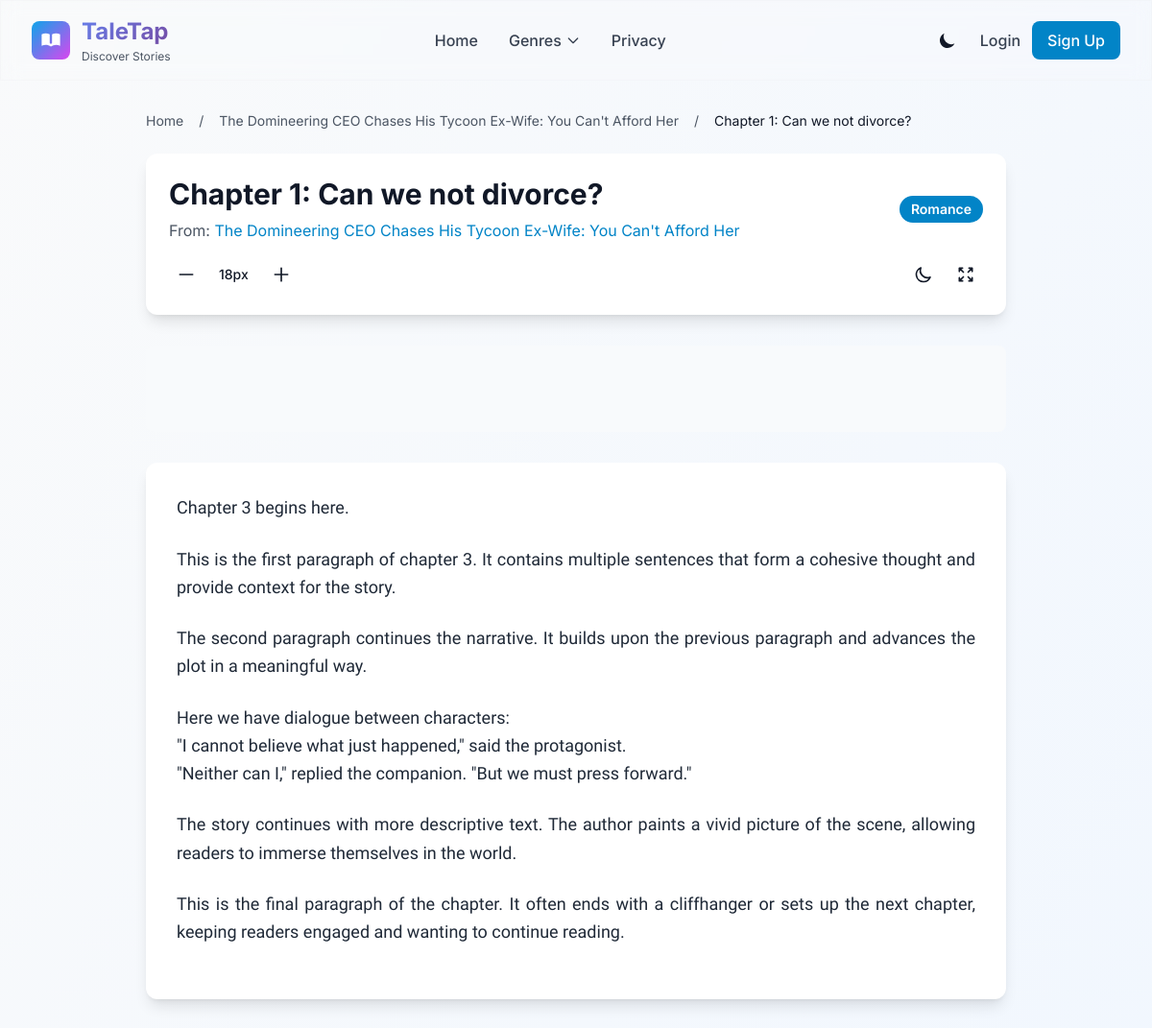
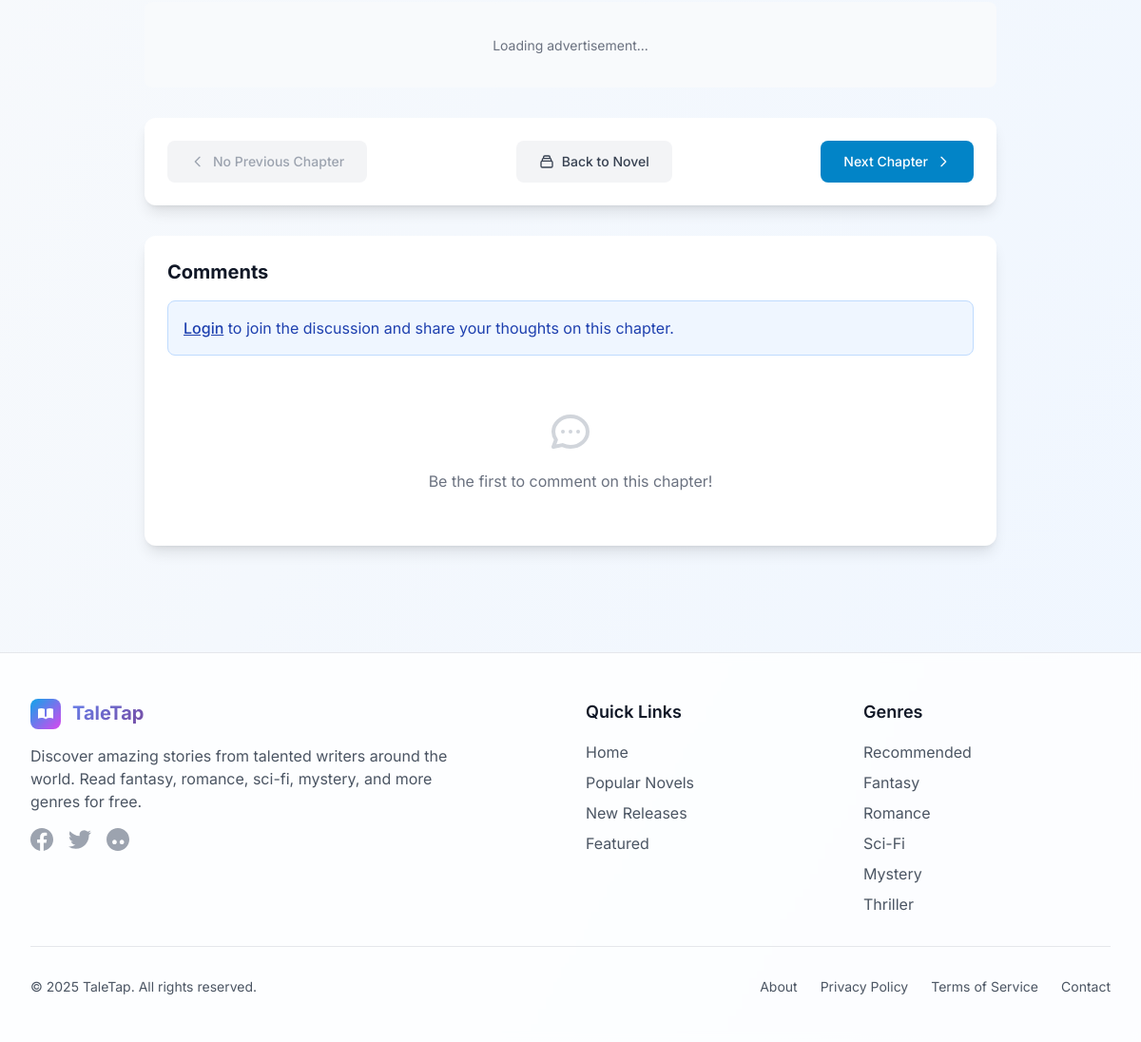
The page /novel/2/chapter/3 on the database its author committed (2 pictures, top to bottom).
### models.py (models this page shows)
class Novel(db.Model):
    id = db.Column(db.Integer, primary_key=True)
    title = db.Column(db.String(100), nullable=False)
    description = db.Column(db.Text, nullable=False)
    cover_image = db.Column(db.String(200))  # 封面图片路径
    chapters = db.relationship('Chapter', backref='novel', lazy=True)
    category = db.Column(db.String(50))
    author = db.Column(db.String(100), default='Unknown Author')
    rating = db.Column(db.Float, default=0.0)
    total_reads = db.Column(db.Integer, default=0)
    total_bookmarks = db.Column(db.Integer, default=0)
    total_reviews = db.Column(db.Integer, default=0)
    status = db.Column(db.String(20), default='ongoing')  # 'ongoing', 'completed', 'hiatus'
    created_at = db.Column(db.DateTime, default=lambda: datetime.utcnow())
    updated_at = db.Column(db.DateTime, default=lambda: datetime.utcnow(), onupdate=lambda: datetime.utcnow())

class Chapter(db.Model):
    id = db.Column(db.Integer, primary_key=True)
    novel_id = db.Column(db.Integer, db.ForeignKey('novel.id'), nullable=False)
    title = db.Column(db.String(100), nullable=False)
    content = db.Column(db.Text, nullable=False)
    comments = db.relationship('Comment', backref='chapter', lazy=True)

### app.py (the view)
@app.route('/novel/<int:novel_id>/chapter/<int:chapter_id>')
def chapter(novel_id, chapter_id):
    chapter = Chapter.query.get_or_404(chapter_id)
    if chapter.novel_id != novel_id:
        flash('Chapter does not belong to this novel')  # '章节不属于该小说'
        return redirect(url_for('novel', novel_id=novel_id))
    chapters = Chapter.query.filter_by(novel_id=novel_id).order_by(Chapter.id).all()
    chapter_ids = [c.id for c in chapters]
    current_index = chapter_ids.index(chapter_id)
    prev_chapter_id = chapter_ids[current_index - 1] if current_index > 0 else None
    next_chapter_id = chapter_ids[current_index + 1] if current_index < len(chapter_ids) - 1 else None
    form = CommentForm()
    return render_template('chapter.html', chapter=chapter, form=form,
                           prev_chapter_id=prev_chapter_id, next_chapter_id=next_chapter_id, novel_id=novel_id)

### app.py (called while the page is built)
@app.template_filter('format_paragraphs')
def format_paragraphs(text):
    if not text:
        return ''
    text = text.replace('\r\n', '\n').replace('\r', '\n')
    paragraphs = text.split('\n\n')
    if len(paragraphs) == 1:
        paragraphs = text.split('\n')
    formatted_paragraphs = []
    for paragraph in paragraphs:
        paragraph = paragraph.strip()
        if paragraph:  # 跳过空段落
            paragraph = paragraph.replace('\n', '<br>')
            formatted_paragraphs.append(f'<p class="mb-6 leading-relaxed text-gray-800 dark:text-gray-200 text-justify">{paragraph}</p>')
    return '\n'.join(formatted_paragraphs)

### templates/chapter.html (shortened to what this page needs)
{% extends 'base.html' %}
{% block content %}
<div class="max-w-4xl mx-auto">
    <nav class="text-sm text-gray-600 dark:text-gray-400 mb-6" aria-label="Breadcrumb">
        <ol class="flex items-center space-x-2">
            <li><a href="{{ url_for('index') }}" class="hover:text-primary-600 dark:hover:text-primary-400">Home</a></li>
            <li><span class="mx-2">/</span></li>
            <li><a href="{{ url_for('novel', novel_id=chapter.novel.id) }}" class="hover:text-primary-600 dark:hover:text-primary-400">{{ chapter.novel.title }}</a></li>
            <li><span class="mx-2">/</span></li>
            <li class="text-gray-900 dark:text-gray-100">{{ chapter.title }}</li>
        </ol>
    </nav>
    <div class="bg-white dark:bg-gray-800 rounded-xl shadow-lg p-6 mb-8">
        <div class="flex items-center justify-between mb-4">
            <div>
                <h1 class="text-3xl font-bold text-gray-900 dark:text-white mb-2">{{ chapter.title }}</h1>
                <p class="text-gray-600 dark:text-gray-300">From: <a href="{{ url_for('novel', novel_id=chapter.novel.id) }}" class="text-primary-600 dark:text-primary-400 hover:underline">{{ chapter.novel.title }}</a></p>
            </div>
            {% if chapter.novel.category %}
            <span class="px-3 py-1 text-sm font-semibold text-white bg-primary-600 rounded-full">
                {{ chapter.novel.category }}
            </span>
            {% endif %}
        </div>
        <div class="flex items-center justify-between flex-wrap gap-4">
            <div class="flex items-center space-x-4">
                <button id="font-size-decrease" class="p-2 rounded-lg hover:bg-gray-100 dark:hover:bg-gray-700 transition-colors" title="Decrease font size">
                    <svg class="w-5 h-5" fill="none" stroke="currentColor" viewBox="0 0 24 24">
                        <path stroke-linecap="round" stroke-linejoin="round" stroke-width="2" d="M20 12H4"/>
                    </svg>
                </button>
                <span id="font-size-display" class="text-sm font-medium">18px</span>
                <button id="font-size-increase" class="p-2 rounded-lg hover:bg-gray-100 dark:hover:bg-gray-700 transition-colors" title="Increase font size">
                    <svg class="w-5 h-5" fill="none" stroke="currentColor" viewBox="0 0 24 24">
                        <path stroke-linecap="round" stroke-linejoin="round" stroke-width="2" d="M12 4v16m8-8H4"/>
                    </svg>
                </button>
            </div>
            <div class="flex items-center space-x-2">
                <button id="toggle-dark-mode" class="p-2 rounded-lg hover:bg-gray-100 dark:hover:bg-gray-700 transition-colors" title="Toggle dark mode">
                    <svg class="w-5 h-5" fill="none" stroke="currentColor" viewBox="0 0 24 24">
                        <path stroke-linecap="round" stroke-linejoin="round" stroke-width="2" d="M20.354 15.354A9 9 0 018.646 3.646 9.003 9.003 0 0012 21a9.003 9.003 0 008.354-5.646z"/>
                    </svg>
                </button>
                <button id="toggle-fullscreen" class="p-2 rounded-lg hover:bg-gray-100 dark:hover:bg-gray-700 transition-colors" title="Toggle fullscreen">
                    <svg class="w-5 h-5" fill="none" stroke="currentColor" viewBox="0 0 24 24">
                        <path stroke-linecap="round" stroke-linejoin="round" stroke-width="2" d="M4 8V4m0 0h4M4 4l5 5m11-1V4m0 0h-4m4 0l-5 5M4 16v4m0 0h4m-4 0l5-5m11 5l-5-5m5 5v-4m0 4h-4"/>
                    </svg>
                </button>
            </div>
        </div>
    </div>
    <div class="ad-container mb-8">
    </div>
    <div class="bg-white dark:bg-gray-800 rounded-xl shadow-lg p-8 mb-8">
        <div id="chapter-content" class="chapter-content max-w-none">
            <div class="reading-text text-lg leading-8 text-gray-900 dark:text-gray-100">
                {{ chapter.content | format_paragraphs | safe }}
            </div>
        </div>
    </div>
    <div class="ad-container mb-8">
    </div>
    <div class="bg-white dark:bg-gray-800 rounded-xl shadow-lg p-6 mb-8">
        <div class="flex justify-between items-center">
            {% if prev_chapter_id %}
                <a href="{{ url_for('chapter', novel_id=novel_id, chapter_id=prev_chapter_id) }}"
                   class="inline-flex items-center px-6 py-3 text-sm font-medium text-white bg-primary-600 hover:bg-primary-700 rounded-lg transition-colors">
                    <svg class="w-4 h-4 mr-2" fill="none" stroke="currentColor" viewBox="0 0 24 24">
                        <path stroke-linecap="round" stroke-linejoin="round" stroke-width="2" d="M15 19l-7-7 7-7"/>
                    </svg>
                    Previous Chapter
                </a>
            {% else %}
                <span class="inline-flex items-center px-6 py-3 text-sm font-medium text-gray-400 bg-gray-100 dark:bg-gray-700 rounded-lg">
                    <svg class="w-4 h-4 mr-2" fill="none" stroke="currentColor" viewBox="0 0 24 24">
                        <path stroke-linecap="round" stroke-linejoin="round" stroke-width="2" d="M15 19l-7-7 7-7"/>
                    </svg>
                    No Previous Chapter
                </span>
            {% endif %}
            <a href="{{ url_for('novel', novel_id=chapter.novel.id) }}"
               class="inline-flex items-center px-6 py-3 text-sm font-medium text-gray-700 dark:text-gray-300 bg-gray-100 dark:bg-gray-700 hover:bg-gray-200 dark:hover:bg-gray-600 rounded-lg transition-colors">
                <svg class="w-4 h-4 mr-2" fill="none" stroke="currentColor" viewBox="0 0 24 24">
                    <path stroke-linecap="round" stroke-linejoin="round" stroke-width="2" d="M19 11H5m14 0a2 2 0 012 2v6a2 2 0 01-2 2H5a2 2 0 01-2-2v-6a2 2 0 012-2m14 0V9a2 2 0 00-2-2M5 11V9a2 2 0 012-2m0 0V5a2 2 0 012-2h6a2 2 0 012 2v2M7 7h10"/>
                </svg>
                Back to Novel
            </a>
            {% if next_chapter_id %}
                <a href="{{ url_for('chapter', novel_id=novel_id, chapter_id=next_chapter_id) }}"
                   class="inline-flex items-center px-6 py-3 text-sm font-medium text-white bg-primary-600 hover:bg-primary-700 rounded-lg transition-colors">
                    Next Chapter
                    <svg class="w-4 h-4 ml-2" fill="none" stroke="currentColor" viewBox="0 0 24 24">
                        <path stroke-linecap="round" stroke-linejoin="round" stroke-width="2" d="M9 5l7 7-7 7"/>
                    </svg>
                </a>
            {% endif %}
        </div>
    </div>
    <div class="bg-white dark:bg-gray-800 rounded-xl shadow-lg p-6">
        <h3 class="text-xl font-bold text-gray-900 dark:text-white mb-4">Comments</h3>
        {% if current_user.is_authenticated %}
        <form method="POST" action="{{ url_for('add_comment', chapter_id=chapter.id) }}" class="mb-6">
            {{ form.hidden_tag() }}
            <div class="mb-4">
                <label for="{{ form.content.id }}" class="block text-sm font-medium text-gray-700 dark:text-gray-300 mb-2">
                    Share your thoughts
                </label>
                {{ form.content(class="w-full p-3 border border-gray-300 dark:border-gray-600 rounded-lg dark:bg-gray-700 dark:text-white focus:ring-2 focus:ring-primary-500 focus:border-transparent", rows="3", placeholder="What did you think of this chapter?") }}
            </div>
            <div class="flex justify-end">
                {{ form.submit(class="px-6 py-2 bg-primary-600 text-white rounded-lg hover:bg-primary-700 transition-colors font-medium") }}
            </div>
        </form>
        {% else %}
        <div class="bg-blue-50 dark:bg-blue-900/20 border border-blue-200 dark:border-blue-800 rounded-lg p-4 mb-6">
            <p class="text-blue-800 dark:text-blue-200">
                <a href="{{ url_for('login') }}" class="font-medium underline hover:no-underline">Login</a> to join the discussion and share your thoughts on this chapter.
            </p>
        </div>
        {% endif %}
        {% if chapter.comments %}
        <div class="space-y-4">
            {% for comment in chapter.comments %}
            <div class="bg-gray-50 dark:bg-gray-700 rounded-lg p-4">
                <div class="flex items-center justify-between mb-2">
                    <div class="flex items-center space-x-2">
                        <div class="w-8 h-8 bg-primary-500 rounded-full flex items-center justify-center">
                            <span class="text-white text-sm font-medium">{{ comment.user.username[0].upper() }}</span>
                        </div>
                        <span class="font-medium text-gray-900 dark:text-white">{{ comment.user.username }}</span>
                    </div>
                    <span class="text-sm text-gray-500 dark:text-gray-400">{{ comment.timestamp.strftime('%B %d, %Y') }}</span>
                </div>
                <p class="text-gray-700 dark:text-gray-300">{{ comment.content }}</p>
            </div>
            {% endfor %}
        </div>
        {% else %}
        <div class="text-center py-8 text-gray-500 dark:text-gray-400">
            <p>Be the first to comment on this chapter!</p>
        </div>
        {% endif %}
    </div>
</div>
{% endblock %}

### templates/base.html (style rules this page uses)
.ad-container { margin: 2rem 0; text-align: center; min-height: 90px; background: #f8fafc; border-radius: 8px; display: flex; align-items: center; justify-content: center; }
.chapter-content { font-family: 'Georgia', serif; line-height: 1.8; font-size: 1.125rem; color: #374151; }
.chapter-content p { margin-bottom: 1.5rem; text-align: justify; }

### rows shown on the page
Novel: novel "The Domineering CEO Chases His Tycoon Ex-Wife: You Can't Afford Her", novel.category "Romance"
Chapter: title "Chapter 1: Can we not divorce?", content "Chapter 3 begins here. This is the first paragraph of chapter 3. It contains multiple sentences that form a cohesive thought and provide context for the story. The second paragraph continues the narrative. It builds upon the previous paragraph and advances the plot in a meaningful way. Here we have dialogue between characters: \"I cannot believe what just happened,\" said the protagonist. \"Neither can I,\" replied the companion. \"But we must press forward.\" The story continues with more descriptive text. The author paints a vivid picture of the scene, allowing readers to immerse themselves in the world. This is the final paragraph of the chapter. It often ends with a cliffhanger or sets up the…"
